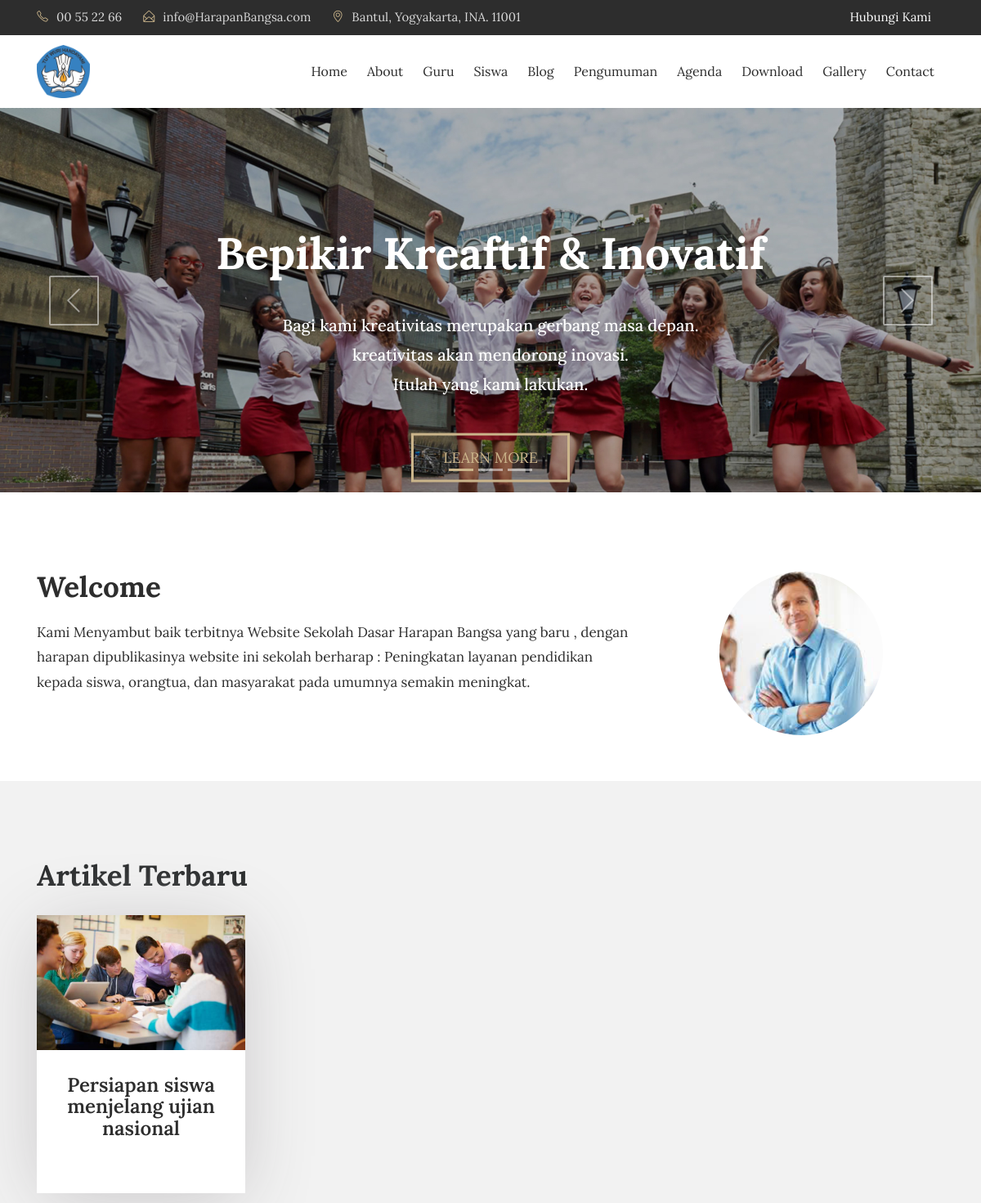
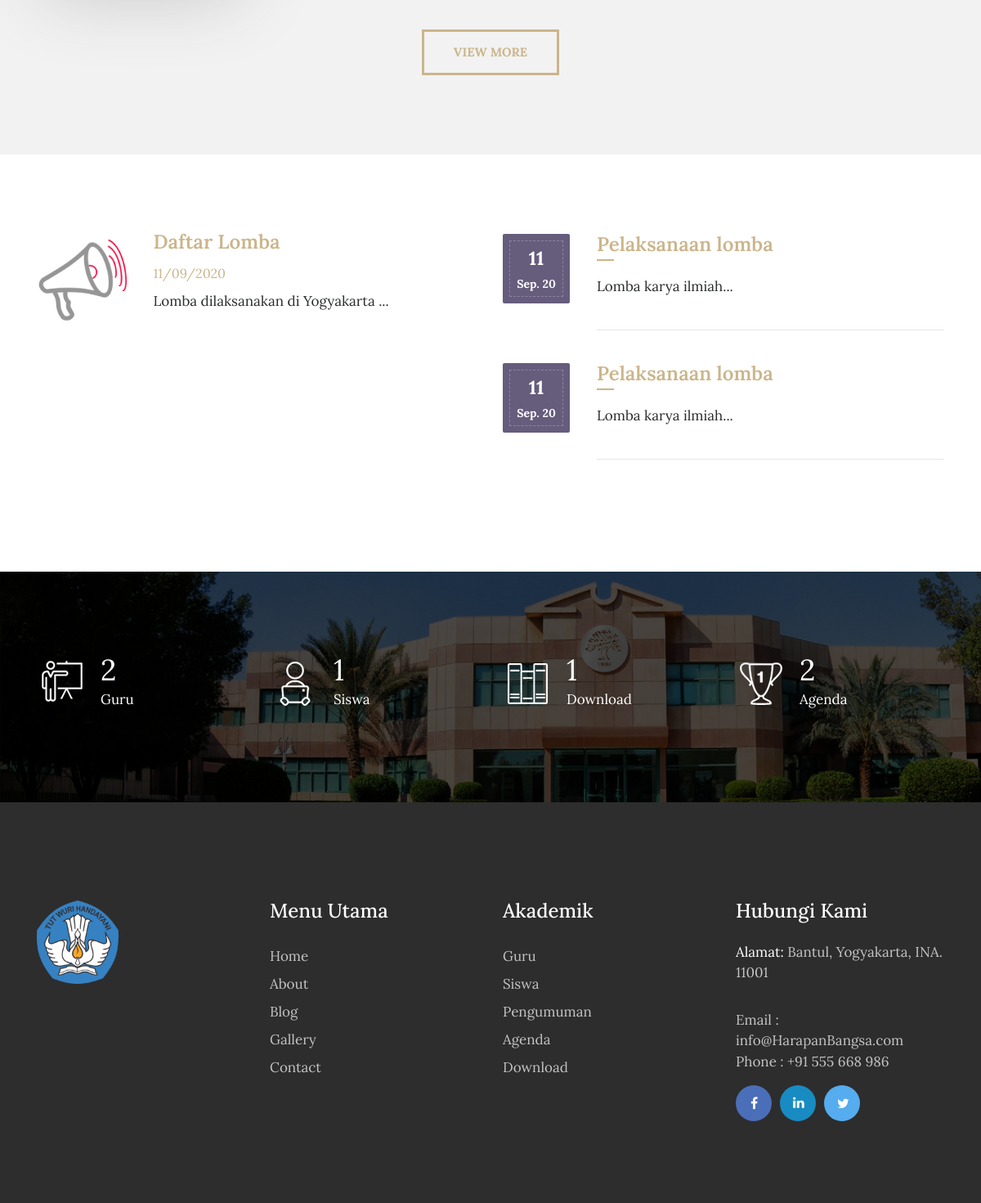
The page / on the database its author committed (2 pictures, top to bottom).
### tables this page shows
CREATE TABLE `tbl_tulisan` (
  `tulisan_id` int(11) NOT NULL,
  `tulisan_judul` varchar(100) DEFAULT NULL,
  `tulisan_isi` text,
  `tulisan_tanggal` timestamp NULL DEFAULT CURRENT_TIMESTAMP,
  `tulisan_kategori_id` int(11) DEFAULT NULL,
  `tulisan_kategori_nama` varchar(30) DEFAULT NULL,
  `tulisan_views` int(11) DEFAULT '0',
  `tulisan_gambar` varchar(40) DEFAULT NULL,
  `tulisan_pengguna_id` int(11) DEFAULT NULL,
  `tulisan_author` varchar(40) DEFAULT NULL,
  `tulisan_img_slider` int(2) NOT NULL DEFAULT '0',
  `tulisan_slug` varchar(200) DEFAULT NULL
);

CREATE TABLE `tbl_pengumuman` (
  `pengumuman_id` int(11) NOT NULL,
  `pengumuman_judul` varchar(150) DEFAULT NULL,
  `pengumuman_deskripsi` text,
  `pengumuman_tanggal` timestamp NULL DEFAULT CURRENT_TIMESTAMP,
  `pengumuman_author` varchar(60) DEFAULT NULL
);

CREATE TABLE `tbl_agenda` (
  `agenda_id` int(11) NOT NULL,
  `agenda_nama` varchar(200) DEFAULT NULL,
  `agenda_tanggal` timestamp NULL DEFAULT CURRENT_TIMESTAMP,
  `agenda_deskripsi` text,
  `agenda_mulai` date DEFAULT NULL,
  `agenda_selesai` date DEFAULT NULL,
  `agenda_tempat` varchar(90) DEFAULT NULL,
  `agenda_waktu` varchar(30) DEFAULT NULL,
  `agenda_keterangan` varchar(200) DEFAULT NULL,
  `agenda_author` varchar(60) DEFAULT NULL
);

### application/views/depan/v_home.php (the view, shortened to what the rows shown need)
<!DOCTYPE html>
<html lang="en">
<head>
    <link rel="stylesheet" href="<?php echo base_url().'theme/css/bootstrap.min.css'?>">
    <link rel="stylesheet" href="<?php echo base_url().'theme/css/font-awesome.min.css'?>">
    <link rel="stylesheet" href="<?php echo base_url().'theme/css/simple-line-icons.css'?>">
    <link rel="stylesheet" href="<?php echo base_url().'theme/css/slick.css'?>">
    <link rel="stylesheet" href="<?php echo base_url().'theme/css/slick-theme.css'?>">
    <link rel="stylesheet" href="<?php echo base_url().'theme/css/owl.carousel.min.css'?>">
    <link href="<?php echo base_url().'theme/css/style.css'?>" rel="stylesheet">
    <?php
        function limit_words($string, $word_limit){
            $words = explode(" ",$string);
            return implode(" ",array_splice($words,0,$word_limit));
        }
    ?>
</head>
<body>
<section>
    <div class="slider_img layout_two">
        <div id="carousel" class="carousel slide" data-ride="carousel">
            <div class="carousel-inner" role="listbox">
                <div class="carousel-item active">
                    <div class="carousel-caption d-md-block">
                        <div class="slider_title">
                            <h1>Bepikir Kreaftif &amp; Inovatif</h1>
                        </div>
                    </div>
                </div>
            </div>
        </div>
    </div>
</section>
<section class="clearfix about about-style2">
    <div class="container">
        <div class="row">
            <div class="col-md-8">
               <h2>Welcome</h2>
            </div>
        </div>
    </div>
</section>
<section class="our_courses">
    <div class="container">
        <div class="row">
            <div class="col-md-12">
                <h2>Artikel Terbaru</h2>
            </div>
        </div>
        <div class="row">
          <?php foreach ($berita->result() as $row) :?>
            <div class="col-xs-12 col-sm-6 col-md-6 col-lg-3">
                <div class="courses_box mb-4">
                    <div class="course-img-wrap">
                        <img src="<?php echo base_url().'assets/images/'.$row->tulisan_gambar;?>" class="img-fluid" alt="courses-img">
                    </div>
                    <a href="<?php echo site_url('artikel/'.$row->tulisan_slug);?>" class="course-box-content">
                        <h3 style="text-align:center;"><?php echo $row->tulisan_judul;?></h3>
                    </a>
                </div>
            </div>
          <?php endforeach;?>
        </div> <br>
    </div>
</section>
<section class="event">
    <div class="container">
        <div class="row">
            <div class="col-lg-6">
                <div class="event-img2">
                <?php foreach ($pengumuman->result() as $row) :?>
                <div class="row">
                    <div class="col-sm-3"> <img src="<?php echo base_url().'theme/images/announcement-icon.png'?>" class="img-fluid" alt="event-img"></div>
                    <div class="col-sm-9"> <h3><a href="<?php echo site_url('pengumuman');?>"><?php echo $row->pengumuman_judul;?></a></h3>
                      <span><?php echo $row->tanggal;?></span>
                      <p><?php echo limit_words($row->pengumuman_deskripsi,10).'...';?></p>
                    </div>
                </div>
                <?php endforeach;?>
                </div>
            </div>
            <div class="col-lg-6">
                <div class="row">
                    <div class="col-md-12">
                      <?php foreach ($agenda->result() as $row):?>
                        <div class="event_date">
                            <div class="event-date-wrap">
                                <p><?php echo date("d", strtotime($row->agenda_tanggal));?></p>
                                <span><?php echo date("M. y", strtotime($row->agenda_tanggal));?></span>
                            </div>
                        </div>
                        <div class="date-description">
                            <h3><a href="<?php echo site_url('agenda');?>"><?php echo $row->agenda_nama;?></a></h3>
                            <p><?php echo limit_words($row->agenda_deskripsi,10).'...';?></p>
                            <hr class="event_line">
                        </div>
                        <?php endforeach;?>
                    </div>
                </div>
            </div>
        </div>
    </div>
</section>
    </body>
    </html>

### rows shown on the page
tbl_tulisan: tulisan_gambar (picture), tulisan_judul "Persiapan siswa menjelang ujian nasional"
tbl_pengumuman: pengumuman_judul "Daftar Lomba", tanggal "11/09/2020", pengumuman_deskripsi "Lomba dilaksanakan di Yogyakarta"
tbl_agenda: agenda_tanggal "11", agenda_tanggal "Sep. 20", agenda_nama "Pelaksanaan lomba", agenda_deskripsi "Lomba karya ilmiah"
tbl_agenda: agenda_tanggal "11", agenda_tanggal "Sep. 20", agenda_nama "Pelaksanaan lomba", agenda_deskripsi "Lomba karya ilmiah"

### other values the page prints
$tot_guru "2"
$tot_siswa "1"
$tot_files "1"
$tot_agenda "2"
